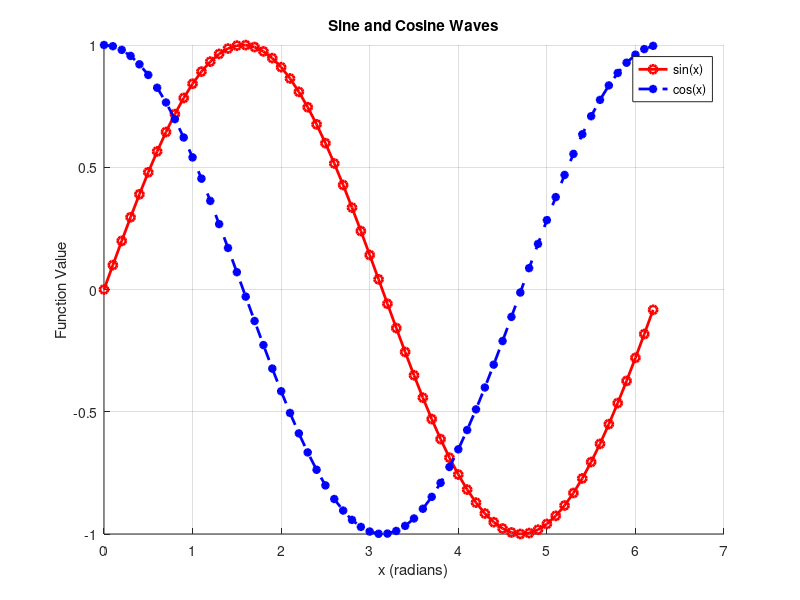

Here is the MATLAB script that generated this plot:
% -----------------------------------------------------------------------------
%
%  Exercise 7: Multiple Plots and Styling
%
%  Task:
%  Plot multiple functions on the same graph with different line styles and
%  colors, and add a legend.
%
%  Instructions:
%  1. Create a vector `x` of values from 0 to 2*pi.
%  2. Create vectors for y1 = sin(x) and y2 = cos(x).
%  3. Plot y1 against x using a solid red line with circle markers.
%  4. On the same graph, plot y2 against x using a dashed blue line with
%     star markers.
%  5. Add a title and axis labels.
%  6. Add a legend to identify the two functions.
%
% -----------------------------------------------------------------------------

% To run this script, type its name in the Octave command window:
% >> 07_multiple_plots_and_styles

% Clear the workspace and command window
clear; clc;

% --- Solution ---

% 1. Create the x vector
x = 0:0.1:2*pi;

% 2. Create the y vectors
y1 = sin(x);
y2 = cos(x);

% 3. Create the plot
figure;

% The `hold on` command allows multiple plots on the same axes.
hold on;

% Plot y1 with a red solid line ('r-') and circle markers ('o')
plot(x, y1, 'r-o', 'LineWidth', 2);

% Plot y2 with a blue dashed line ('b--') and star markers ('*')
plot(x, y2, 'b--*', 'LineWidth', 2);

% `hold off` returns to the default behavior where a new plot clears the axes.
hold off;

% 5. Add labels and title
title('Sine and Cosine Waves');
xlabel('x (radians)');
ylabel('Function Value');
grid on;

% 6. Add a legend
% The labels in the legend correspond to the order of the plot commands.
legend('sin(x)', 'cos(x)');

fprintf('Plot created. Close the plot window to continue.\n');
